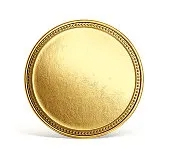
#> input picture Assignment_4 (belum)/input.jpg, 170 x 152 px
$ python averaging_gaussian_median.py
#> lines starting #> are read from the running program, lines starting #| are printed output that depends on the picture
import cv2
import matplotlib.pyplot as plt  # Perbaiki impor di sini

# Load image
img = cv2.imread('input.jpg')
#> img is the input picture: shape (152, 170, 3); mean B, G, R 195.8, 225.5, 235.5
gray = cv2.cvtColor(img, cv2.COLOR_BGR2GRAY)
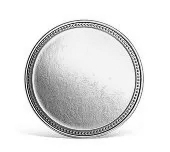
#> gray: shape (152, 170); min 7, max 255, mean 225.1

# Averaging
avg_blur = cv2.blur(gray, (5, 5))
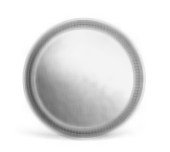
#> avg_blur: shape (152, 170); min 82, max 255, mean 225.1

# Gaussian Blur
gaussian_blur = cv2.GaussianBlur(gray, (5, 5), 0)

# Median Filter
median_blur = cv2.medianBlur(gray, 5)
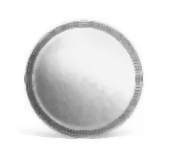
#> median_blur: shape (152, 170); min 74, max 255, mean 227.1

# Display
plt.figure(figsize=(12,4))  # Set figure size
plt.subplot(1,4,1), plt.imshow(gray, cmap='gray'), plt.title('Original')
plt.subplot(1,4,2), plt.imshow(avg_blur, cmap='gray'), plt.title('Averaging')
plt.subplot(1,4,3), plt.imshow(gaussian_blur, cmap='gray'), plt.title('Gaussian')
plt.subplot(1,4,4), plt.imshow(median_blur, cmap='gray'), plt.title('Median')
plt.tight_layout()
plt.show()
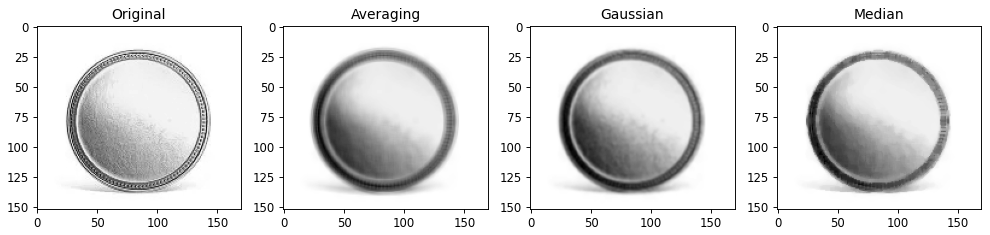
#> figure drawn by matplotlib, 4 panels
